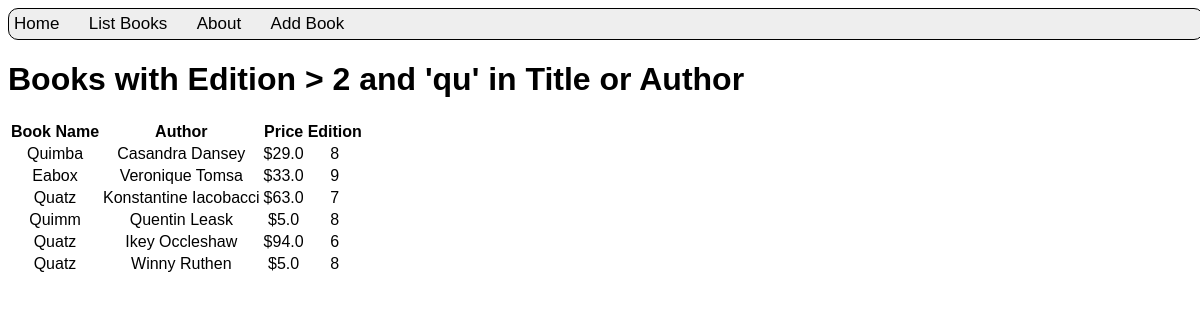
/books/lab8/task2, run on the app's committed database.
### apps/bookmodule/models.py (models this page shows)
class Book(models.Model):
    title = models.CharField(max_length=50)
    author = models.CharField(max_length=50)
    price = models.FloatField(default=0.0)
    edition = models.SmallIntegerField(default=1)

### apps/bookmodule/views.py (the view)
# urls.py: path("lab8/task2", views.Lab8Task2, name="books.Lab8Task2"),
def Lab8Task2(request):
    books = Book.objects.filter(
        Q(edition__gt=2) & (Q(title__icontains="qu") | Q(author__icontains="qu"))
    )
    return render(request, "bookmodule/Lab8Task2.html", {"books": books})

### apps/templates/bookmodule/Lab8Task2.html (shortened to what this page needs)
{% extends "layouts/base.html" %}
{% load static %}
{% block content %}
    <h1>Books with Edition > 2 and 'qu' in Title or Author</h1>
    {% if books %}
        <table style="text-align: center;">
            <thead>
                <tr>
                    <th>Book Name</th>
                    <th>Author</th>
                    <th>Price</th>
                    <th>Edition</th>
                </tr>
            </thead>
            <tbody>
                {% for book in books %}
                    <tr>
                        <td>{{ book.title }}</td>
                        <td>{{ book.author }}</td>
                        <td>${{ book.price }}</td>
                        <td>{{ book.edition }}</td>
                    </tr>
                {% endfor %}
            </tbody>
        </table>
    {% else %}
        <p>No books found with the specified criteria.</p>
    {% endif %}
{% endblock content %}

### apps/templates/layouts/base.html (shortened to what this page needs)
<!DOCTYPE html>
<html>
{% load static %}
<head>
    <link rel="stylesheet" href="https://cdnjs.cloudflare.com/ajax/libs/fontawesome/4.7.0/css/font-awesome.min.css">
<link rel="stylesheet" href="{% static 'styles.css' %}">
</head>
<body>
{% include "includes/header.html" %}
{% block content %} {% endblock content %}
</body>
</html>

### apps/templates/includes/header.html
<div class="topnav">
  <a href="/books/">Home</a>
  <a href="/books/simple/query">List Books</a>
  <a href="/books/aboutus/">About</a>
  <a href="/books/lab9_part1/addBook">Add Book</a>
  </div>

### apps/static/styles.css (style rules this page uses)
.topnav { background-color: #eeeeee; width: 100%; border: solid 1px black; padding: 5px; border-radius: 10px; }
.topnav a { color: #000000; text-align: center; margin-right: 25px; text-decoration: none; font-size: 17px; }
body { font-family: Arial, sans-serif; }

### data on the page
Book: title "Quimba", author "Casandra Dansey", price "29.0", edition "8"
Book: title "Eabox", author "Veronique Tomsa", price "33.0", edition "9"
Book: title "Quatz", author "Konstantine Iacobacci", price "63.0", edition "7"
Book: title "Quimm", author "Quentin Leask", price "5.0", edition "8"
Book: title "Quatz", author "Ikey Occleshaw", price "94.0", edition "6"
Book: title "Quatz", author "Winny Ruthen", price "5.0", edition "8"
